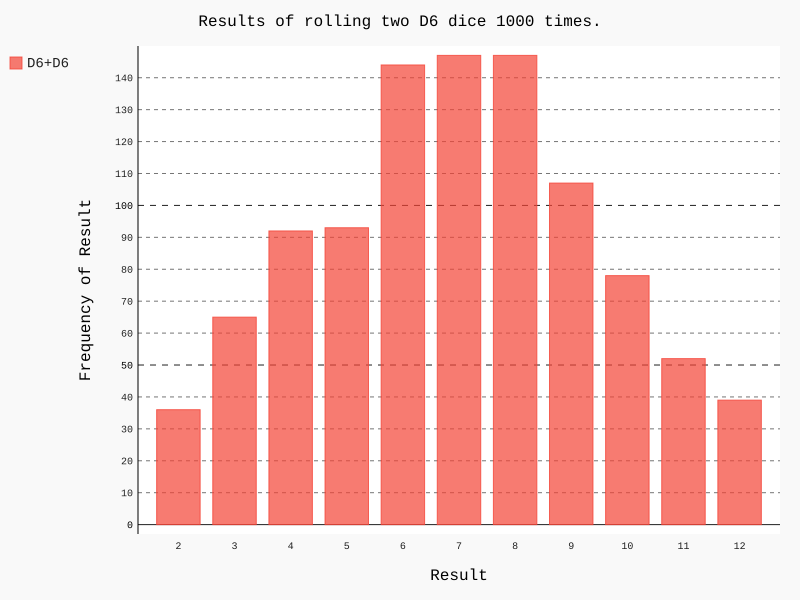

The Python source for this figure:
# 15.4.7 同时掷两个骰子

import pygal
from die import Die

# 创建两个D6骰子
die_1 = Die()
die_2 = Die()
# 掷骰子多次，并将结果存储在一个列表中
results = []
for roll_num in range(1000):
    result = die_1.roll() + die_2.roll()
    results.append(result)
# 分析结果
frequencies = []
max_result = die_1.num_sides + die_2.num_sides
for value in range(2, max_result+1):
    frequency = results.count(value)
    frequencies.append(frequency)
# 可视化结果
hist = pygal.Bar()
hist.title = "Results of rolling two D6 dice 1000 times."
# hist.x_labels = ['2', '3', '4', '5', '6', '7', '8', '9', '10', '11', '12']
hist.x_labels = [str(i) for i in range(2, max_result+1)]
hist.x_title = 'Result'
hist.y_title = 'Frequency of Result'
hist.add('D6+D6', frequencies)
hist.render_to_file('dice_visual.svg')
